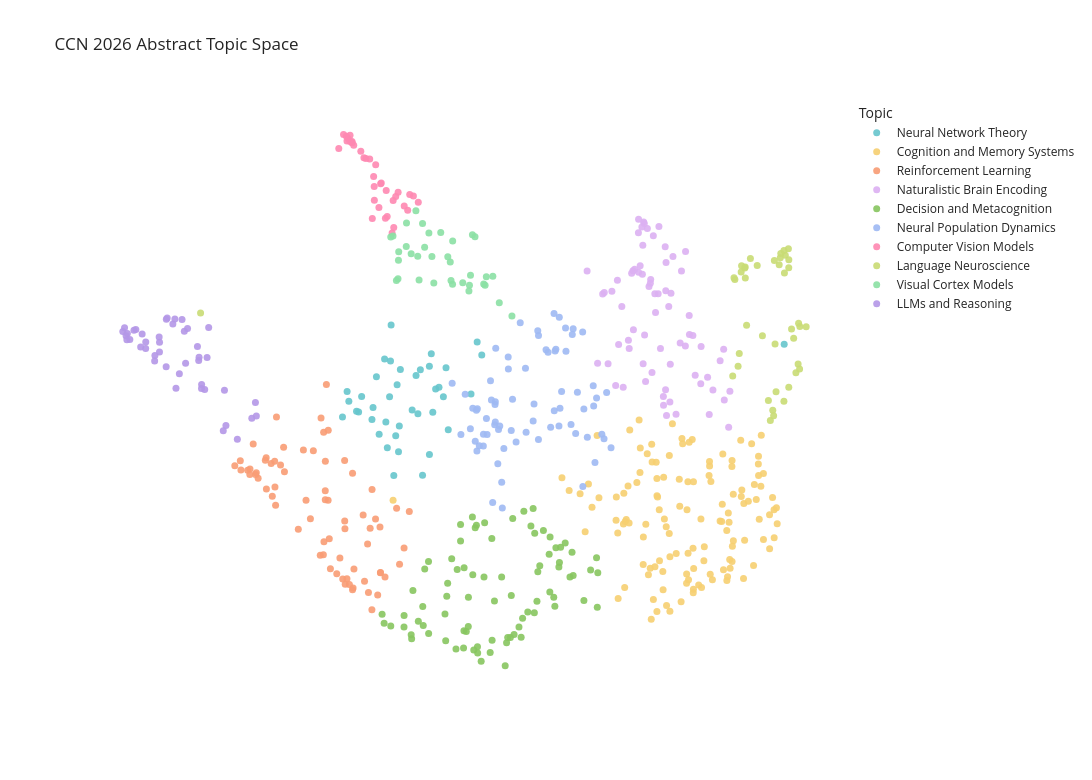

Notebook cell for this chart:
### Code cell
import matplotlib.pyplot as plt
import plotly.express as px
import textwrap
from umap import UMAP as UMAP2D

umap_2d = UMAP2D(n_components=2, n_neighbors=15, min_dist=0.15, metric='cosine', random_state=42)
embeddings_2d = umap_2d.fit_transform(embeddings)

topic_info = topic_model.get_topic_info()
topic_names = dict(zip(topic_info["Topic"], topic_info["CustomName"]))

def wrap(text, width=80):
    return "<br>".join(textwrap.wrap(str(text), width=width))

plot_df = pd.DataFrame({
    "x": embeddings_2d[:, 0],
    "y": embeddings_2d[:, 1],
    "theme": [topic_names.get(t, "Outlier") for t in topics],
    "title": df["title"].fillna("").values,
    "primary_area": df["primary_area"].fillna("").values,
    "abstract": [wrap(a) for a in df["abstract"].fillna("").values],
})

fig = px.scatter(
    plot_df, x="x", y="y",
    color="theme",
    hover_name="title",
    hover_data={
        "primary_area": True,
        "abstract": True,
        "theme": False,
        "x": False,
        "y": False,
    },
    title="CCN 2026 Abstract Topic Space",
    template="simple_white",
    color_discrete_sequence=px.colors.qualitative.Pastel,
    width=1150, height=780,
)
fig.update_traces(marker=dict(size=7, opacity=0.9))
fig.update_layout(
    legend=dict(title="Topic", x=1.01),
    hoverlabel=dict(font_size=12, namelength=-1),
    xaxis=dict(visible=False),
    yaxis=dict(visible=False),
)
fig.show()
# save html version
fig.write_html("ccn_2026_clusters.html")
